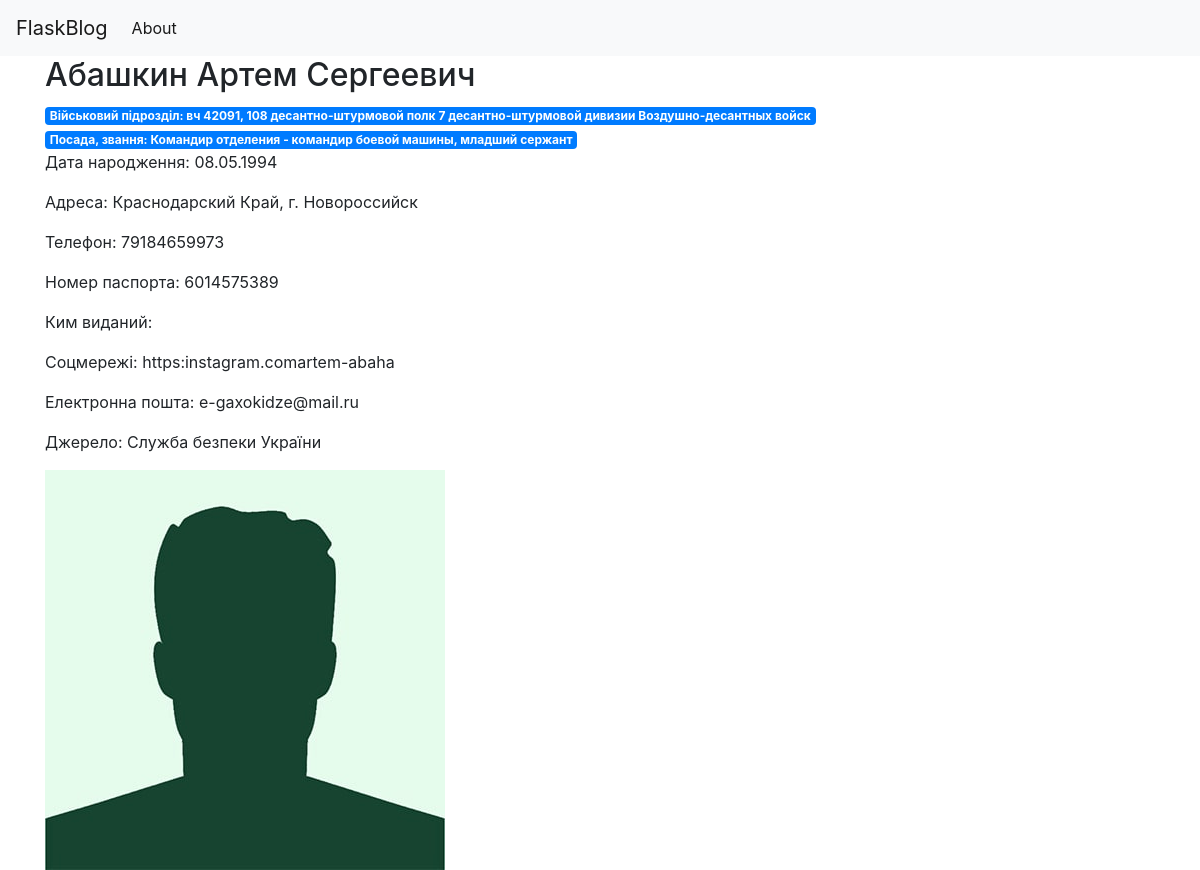
Page /3 on the committed database.
### tables this page shows
CREATE TABLE posts (
        id INTEGER PRIMARY KEY AUTOINCREMENT,
        created TIMESTAMP NOT NULL DEFAULT CURRENT_TIMESTAMP,
        FIO TEXT,
        DOB TEXT,
        Position TEXT,
        Unit TEXT,
        Passport TEXT,
        Passport_Issue_Date TEXT,
        Issued_By TEXT,
        Taxpayer_Number TEXT,
        Social_Security_Number TEXT,
        Address TEXT,
        Phone_Number TEXT,
        Social_Media TEXT,
        Email TEXT,
        Status TEXT,
        Verified TEXT,
        Source TEXT,
        Image_File TEXT
    );

### app.py (the view)
@app.route('/<int:post_id>')
def post(post_id):
    post = get_post(post_id)
    return render_template('post.html', post=post)

### app.py (called while the page is built)
def get_db_connection():
    conn = sqlite3.connect(db)
    conn.row_factory = sqlite3.Row
    return conn

def get_post(post_id):
    conn = get_db_connection()
    post = conn.execute('SELECT * FROM posts WHERE id = ?',
                        (post_id,)).fetchone()
    conn.close()
    if post is None:
        abort(404)
    return post

### templates/post.html (shortened to what this page needs)
{% extends 'base.html' %}
{% block content %}
    <h2>{% block title %} {{ post['FIO'] }} {% endblock %}</h2>
    <span class="badge badge-primary">Військовий підрозділ: {{ post['Unit'] }}</span>
    <span class="badge badge-primary">Посада, звання: {{ post['Position'] }}</span>
    <p>Дата народження: {{ post['DOB'] }}</p>
    <p>Адреса: {{ post['Address'] }}</p>
    <p>Телефон: {{ post['Phone_Number'] }}</p>
    <p>Номер паспорта: {{ post['Passport'] }}</p>
    <p>Ким виданий: {{ post['Issued_By'] }}</p>
    <p>Соцмережі: {{ post['Social_Media'] }}</p>
    <p>Електронна пошта: {{ post['Email'] }}</p>
    <p>Джерело: {{ post['Source'] }}</p>
    <img src="{{ url_for('static', filename='images/' + post['Image_File']) }}" alt="{{ post['FIO'] }} Image">
{% endblock %}

### rows in the picture
posts: FIO "Абашкин Артем Сергеевич", Unit "вч 42091, 108 десантно-штурмовой полк 7 десантно-штурмовой дивизии Воздушно-десантных войск", Position "Командир отделения - командир боевой машины, младший сержант", DOB "08.05.1994", Address "Краснодарский Край, г. Новороссийск", Phone_Number "79184659973", Passport "6014575389", Social_Media "https:instagram.comartem-abaha", Email "e-gaxokidze@mail.ru", Source "Служба безпеки України", Image_File (placeholder picture)
